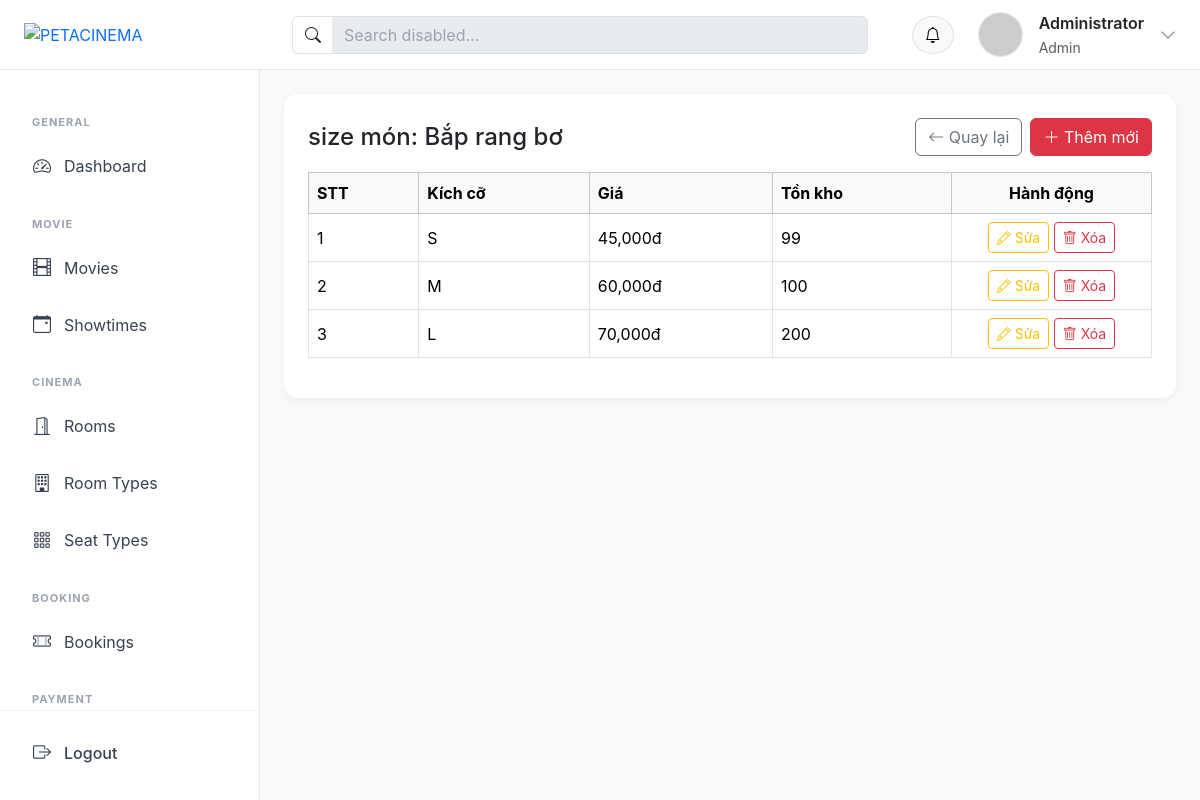
Screenshot of /?action=food_variant_list&food_id=11 (signed in) with the database file from the repository.
### tables this page shows
CREATE TABLE `foods` (
  `id` int NOT NULL,
  `name` varchar(255) NOT NULL,
  `description` text,
  `image` varchar(255) DEFAULT NULL,
  `status` enum('active','inactive') DEFAULT 'active'
);

CREATE TABLE `food_variants` (
  `id` int NOT NULL,
  `food_id` int NOT NULL,
  `size` varchar(10) DEFAULT NULL,
  `price` decimal(10,2) DEFAULT NULL,
  `stock` int DEFAULT '0'
);

### controllers/FoodVariantController.php (called while the page is built, shortened)
<?php
class FoodVariantController
{
    public function list()
    {
        $foodId = (int) ($_GET['food_id'] ?? 0);
        $foodModel = new FoodModel();
        $food = $foodModel->getById($foodId);
        $variantModel = new FoodVariantModel();
        $variants = $variantModel->getByFoodId($foodId);
        require_once PATH_VIEW . 'admin/layout/layout.php';
    }
}

### index.php (called while the page is built, shortened)
<?php
require_once './configs/helper.php';
spl_autoload_register(function ($class) {
    $fileName = "$class.php";
    $fileModel              = PATH_MODEL . $fileName;
});
require_once './routes/index.php';

### models/BaseModel.php (called while the page is built, shortened)
<?php
class BaseModel
{
    public function __construct()
    {
        $dsn = sprintf('mysql:host=%s;port=%s;dbname=%s;charset=utf8', DB_HOST, DB_PORT, DB_NAME);
        try {
            $this->pdo = new PDO($dsn, DB_USERNAME, DB_PASSWORD, DB_OPTIONS);
        } catch (PDOException $e) {
            die("Kết nối cơ sở dữ liệu thất bại: {$e->getMessage()}. Vui lòng thử lại sau.");
        }
    }
}

### models/FoodModel.php (called while the page is built, shortened)
<?php
class FoodModel extends BaseModel
{
    protected $table = "foods";
    public function getById($id)
    {
        $sql = "SELECT * FROM {$this->table} WHERE id = :id";
        $stmt = $this->pdo->prepare($sql);
        $stmt->bindParam(':id', $id, PDO::PARAM_INT);
        $stmt->execute();
        return $stmt->fetch();
    }
}

### configs/helper.php (called while the page is built, shortened)
<?php
if (!function_exists('h')) {
    function h($value)
    {
        return htmlspecialchars((string) $value, ENT_QUOTES, 'UTF-8');
    }
}

### models/FoodVariantModel.php (called while the page is built, shortened)
<?php
class FoodVariantModel extends BaseModel
{
    protected $table = "food_variants";
    public function getByFoodId($foodId)
    {
        $sql = "SELECT v.*, f.name AS food_name
                FROM {$this->table} v
                JOIN foods f ON f.id = v.food_id
                WHERE v.food_id = :food_id
                ORDER BY v.id ASC";
        $stmt = $this->pdo->prepare($sql);
        $stmt->bindParam(':food_id', $foodId, PDO::PARAM_INT);
        $stmt->execute();
        return $stmt->fetchAll();
    }
}

### views/admin/food_variant/list.php (the view, shortened to what this page needs)
<div class="card p-4">
    <div class="d-flex align-items-center justify-content-between mb-3">
        <h4 class="mb-0">size món: <?= h($food['name']) ?></h4>
        <div class="d-flex gap-2">
            <a href="?action=food_list" class="btn btn-outline-secondary">
                <i class="bi bi-arrow-left"></i> Quay lại
            </a>
            <a href="?action=food_variant_add&food_id=<?= (int) $food['id'] ?>" class="btn btn-danger">
                <i class="bi bi-plus-lg"></i> Thêm mới
            </a>
        </div>
    </div>
    <div class="table-responsive">
        <table class="table table-bordered align-middle">
            <thead class="table-light">
                <tr>
                    <th>STT</th>
                    <th>Kích cỡ</th>
                    <th>Giá</th>
                    <th>Tồn kho</th>
                    <th class="text-center" style="width: 200px;">Hành động</th>
                </tr>
            </thead>
            <tbody>
                <?php if (empty($variants)): ?>
                    <tr>
                        <td colspan="5" class="text-center text-muted">Món này chưa có size nào.</td>
                    </tr>
                <?php else: ?>
                    <?php $stt = 1; ?>
                    <?php foreach ($variants as $variant): ?>
                        <tr>
                            <td><?= $stt++ ?></td>
                            <td><?= h($variant['size']) ?></td>
                            <td><?= number_format((float) $variant['price']) ?>đ</td>
                            <td><?= (int) $variant['stock'] ?></td>
                            <td class="text-center">
                                <a href="?action=food_variant_edit&id=<?= (int) $variant['id'] ?>" class="btn btn-sm btn-outline-warning">
                                    <i class="bi bi-pencil"></i> Sửa
                                </a>
                                <form action="?action=food_variant_delete" method="post" class="d-inline">
                                    <button type="submit" class="btn btn-sm btn-outline-danger" onclick="return confirm('Bạn có chắc chắn muốn xóa dữ liệu này?')">
                                        <i class="bi bi-trash"></i> Xóa
                                    </button>
                                </form>
                            </td>
                        </tr>
                    <?php endforeach; ?>
                <?php endif; ?>
            </tbody>
        </table>
    </div>
</div>

### assets/css/admin.css (style rules this page uses)
:root { --header-height: 70px; --sidebar-width: 260px; }
body { margin: 0; background: #f8f9fa; font-family: "Inter", -apple-system, BlinkMacSystemFont, "Segoe UI", Roboto, sans-serif; min-height: 100vh; }
.content .table-responsive { width: 100%; overflow-x: auto; }
.card { border: none; border-radius: 14px; box-shadow: 0 2px 10px rgba(0, 0, 0, 0.05); }

### rows the page displays
foods: name "Bắp rang bơ"
food_variants: size "S", price "45,000", stock "99"
food_variants: size "M", price "60,000", stock "100"
food_variants: size "L", price "70,000", stock "200"

### other values shown
$user['fullname'] "Administrator"
$user['role'] "Admin"
